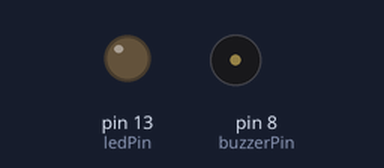
This sketch was run on a simulated Arduino Uno, built with avr-gcc and run on an emulated ATmega328P. Shown: output pins drawn as LEDs (lit = HIGH), buzzer (waves = sounding). What the sketch prints to the serial monitor is not drawn.

Above: at 0.1 s.
Timing chart, 0 to 1.6 s (numbered marks = the images above):
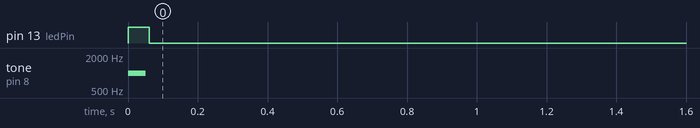

Measured:
- by itself, pin 13 (ledPin): LOW → HIGH at 0.00 s, → LOW 0.06 s later
- by itself, tone on pin 8 (buzzerPin): silent → 1000 Hz at 0.00 s, → silent 0.05 s later

The sketch:

HeartMonitorArduinocode.ino
```cpp
#define USE_ARDUINO_INTERRUPTS true
#include <PulseSensorPlayground.h>

const int PulseWire = A0;
const int buzzerPin = 8;  // Passive Buzzer(+)
const int ledPin = 13;    // LED(+)

int Threshold = 344;

PulseSensorPlayground pulseSensor;
unsigned long beatTime = 0;
boolean isBeat = false;
boolean beatState = false;

void setup() {
  Serial.begin(115200);

  pinMode(buzzerPin, OUTPUT);
  pinMode(ledPin, OUTPUT);

  pulseSensor.analogInput(PulseWire);

  if (!pulseSensor.begin()) {
    Serial.println("PulseSensor Error");
    for(;;);
  }
}

void loop() {

  int Signal = pulseSensor.getLatestSample();
  Serial.println(Signal);


  if (Signal > Threshold && !beatState) {
      tone(buzzerPin, 1000, 50);
      digitalWrite(ledPin, HIGH);
      beatTime = millis();
      isBeat = true;
      beatState = true;
  }

  else if (Signal < Threshold - 2) {
      beatState = false;
  }

  if (isBeat && (millis() - beatTime > 50)) {
      digitalWrite(ledPin, LOW);
      isBeat = false;
  }

  delay(20);
}
```
